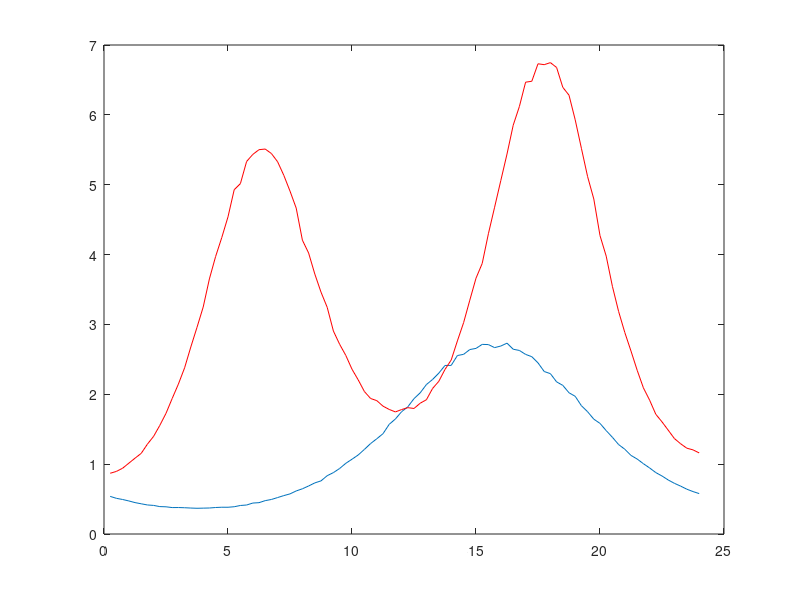

MATLAB code to generate this figure:
randn('seed', 1); 
T = 96; % 15 minute intervals in a 24 hour period
t = (1:T)'; 
p = exp(-cos((t-15)*2*pi/T)+0.01*randn(T,1)); 
u = 2*exp(-0.6*cos((t+40)*pi/T) -0.7*cos(t*4*pi/T)+0.01*randn(T,1));
plot(t/4, p); 
hold on
plot(t/4,u,'r');